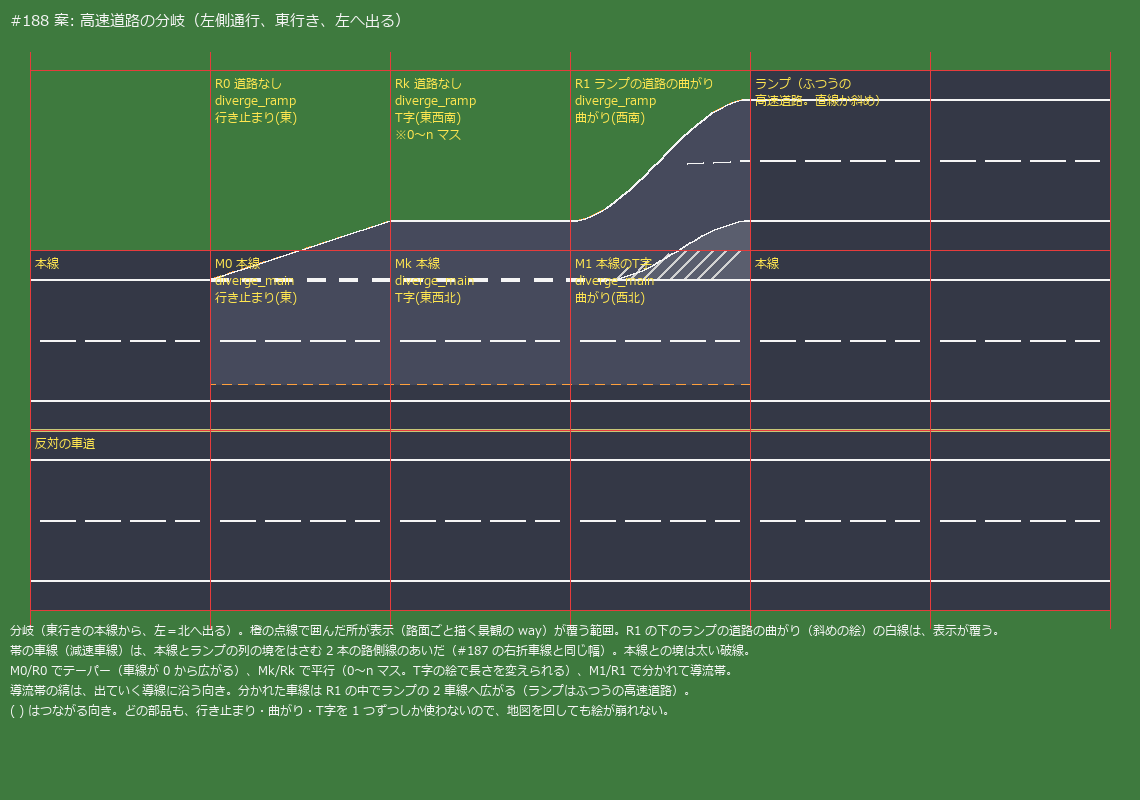
#> input picture docs/records/2026-11-22_ami-expwy-diverge-merge-marking_plan_diverge.png, 1140 x 800 px
$ python -i thumbnail_compose.py   (imports and definitions only)
#> lines starting #> are read from the running program, lines starting #| are printed output that depends on the picture
#> further down, picture is the input picture: PIL image 1140x800 RGB; mean R, G, B 67.4, 95.1, 73.9
# /// script
# requires-python = ">=3.11"
# dependencies = ["pillow"]
# ///
"""リリース用のサムネイル（#96）を作る。ingame/thumbnail_capture.sh で撮った画面から、道具欄と状態欄を切り落とし（拡大・縮小はしない）、文字を重ねる。

使い方（アドオンのディレクトリで）:
    uv run ingame/thumbnail_compose.py [撮った画面] [--plain]
    uv run ingame/thumbnail_compose.py --manual <文字入りの画像> [--manual-plain <文字なしの画面>]

--manual（いまの公開物。2026-11-21、ユーザーが手動で撮影し、文字入れまで済ませた画像を使う）:
- 文字入りの画像は、ゲームの画面（道具欄と状態欄が入った画面全体）を、別の道具で縦横同じ倍率で拡大して文字を重ねたもの。
  左右に透明な帯があってもよい（切り落とす）。倍率は、透明な帯を除いた幅 / GAME_WIDTH（撮った画面の幅、既定 2560）で求める。
- 道具欄（TOOLBAR）と状態欄（STATUSBAR）をその倍率で換算して上下を切り落とし（拡大した画像では境の混ざった行も落とす）、
  残りの高さいっぱいで 1.91:1 になる幅を、左端（題名と下の一文がある側）から切り出す。拡大・縮小はしない。
- 出力は docs/thumbnail/thumbnail.png（切り出したそのままの大きさ）と ogp.jpg（1200x628）。
  --manual-plain を渡すと、文字なしの画面（倍率 1）を同じ割合で切り出して plain.png に書く。

- 撮った画面の既定は work/thumbnail/shot.png（thumbnail_capture.sh の既定の出力。SCREEN=2560x1400 で撮る）。
- 出力は docs/thumbnail/ の thumbnail.png（文字入り、2560x1340）と ogp.jpg（Web 用に 1200x628 へ縮めた JPEG。2026-11-21、ユーザーの決定）。
  --plain を付けると、文字なしの plain.png だけを書く（構図の確かめ用）。
- 比率は OGP の 1.91:1（2560x1340）。撮った画面の地図の部分（道具欄の下から状態欄の上まで）の真ん中から切り出す。
- 文字は手本（iss の docs/thumbnail.png）の作りに合わせる: 上に白の太い斜体の英語の題名と影、左下に「内容」の箇条書きと種類の数。
  フォントは Windows の Segoe UI（題名）と游ゴシック（日本語）。無い環境では FONT_* で場所を替える。
"""

import argparse
import math
import os
import pathlib

from PIL import Image, ImageDraw, ImageFilter, ImageFont

HERE = pathlib.Path(__file__).resolve().parent.parent  # アドオンのディレクトリ
OUT_DIR = HERE / "docs" / "thumbnail"
SIZE = (2560, 1340)  # 1.91:1
OGP_SIZE = (1200, 628)  # OGP の推奨の大きさ（1.91:1）
TOOLBAR = 32  # 画面の上の道具欄の高さ（px）
STATUSBAR = 16  # 画面の下の状態欄の高さ（px）

FONTS = pathlib.Path(os.environ.get("WINDIR", "C:/Windows")) / "Fonts"
FONT_TITLE = os.environ.get("FONT_TITLE", str(FONTS / "segoeuiz.ttf"))  # Segoe UI Bold Italic
FONT_BODY = os.environ.get("FONT_BODY", str(FONTS / "YuGothB.ttc"))  # 游ゴシック Bold

TITLE = "AI Marunage Infrastructure"
BODY = [
    "内容",
    "　線路・道路・路面軌道・歩道",
    "　モノレール・運河・車庫・操車場",
    "　高架・橋・トンネル・壁・電柱",
]
COUNT = "約 {n} 種類"


# [20 lines left out: functions count_objects, crop, not called in this run]


GAME_WIDTH = int(os.environ.get("GAME_WIDTH", "2560"))  # --manual: 元の画面の幅（倍率を求める）


def crop_manual(img: Image.Image, game_width: int = GAME_WIDTH) -> Image.Image:
    """手動の画像から、左右の透明な帯と上下の道具欄・状態欄を切り落とし、1.91:1 を左端から切り出す（拡大・縮小しない）。"""
#> called with game_width = 2560
    rgba = img.convert("RGBA")
    box = rgba.getchannel("A").getbbox()  # 透明でない部分（左右の帯を除く）
#> box = (0, 0, 1140, 800)
    if box is None:
        raise SystemExit("画像が全部透明")
    x0, _, x1, _ = box
#> x0 = 0; x1 = 1140
    scale = (x1 - x0) / game_width
#> scale = 0.445
    edge = 0 if scale == 1 else 1  # 拡大した画像では、欄の境の行が混ざった色になるので 1 行余分に落とす
#> edge = 1
    top = math.ceil(TOOLBAR * scale) + edge
#> top = 16
    bottom = rgba.height - math.ceil(STATUSBAR * scale) - edge
#> bottom = 791
    h = bottom - top
#> h = 775
    w = round(h * SIZE[0] / SIZE[1])
#> w = 1481
    if w > x1 - x0:  # 幅が足りないときは高さを詰める（上下の真ん中を残す）
        w = x1 - x0
#> w = 1140
        nh = round(w * SIZE[1] / SIZE[0])
#> nh = 597
        top += (h - nh) // 2
#> top = 105
        h = nh
#> h = 597
    print(f"[compose] 倍率 {scale:.4f}、切り出し ({x0},{top})-({x0 + w},{top + h}) {w}x{h}")
#| [compose] 倍率 0.4453、切り出し (0,105)-(1140,702) 1140x597
    return rgba.crop((x0, top, x0 + w, top + h)).convert("RGB")
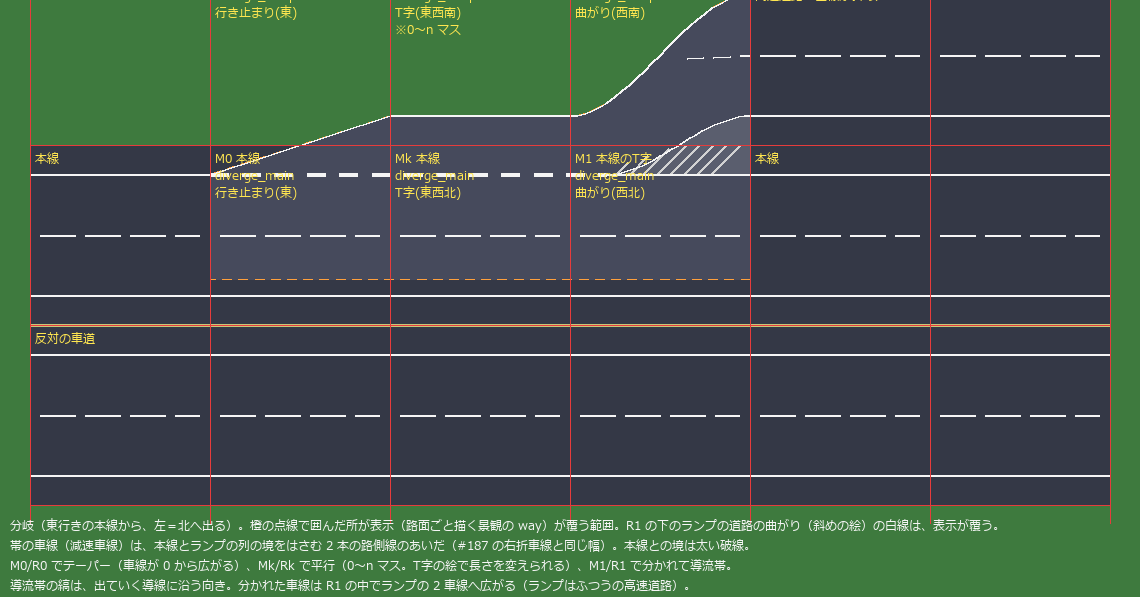
#> returned value: PIL image 1140x597 RGB; mean R, G, B 67.5, 86.2, 76.7


# [50 lines left out: functions text_with_shadow, compose, main, not called in this run]


# [2 lines not run here, left out]

>>> from PIL import Image
>>> picture = Image.open('../../../docs/records/2026-11-22_ami-expwy-diverge-merge-marking_plan_diverge.png')
>>> result = crop_manual(picture)
